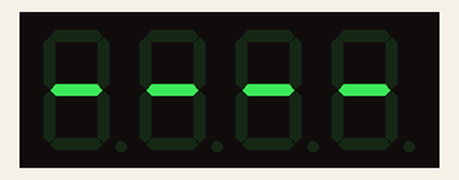
Simulated run of this sketch. Board: Arduino Uno, built with avr-gcc and run on an emulated ATmega328P. On the bench: 4-digit seven-segment display.

Above: at 0.1 s.
At 1.1 s:
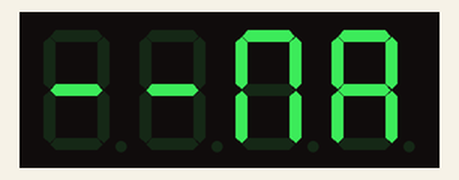
At 1.7 s:
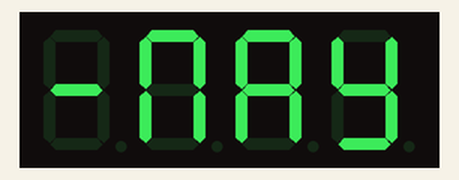
At 2.2 s:
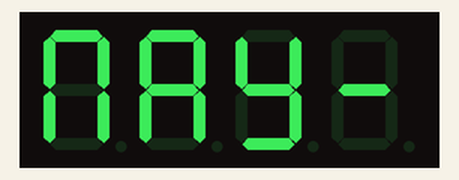
At 3.2 s:
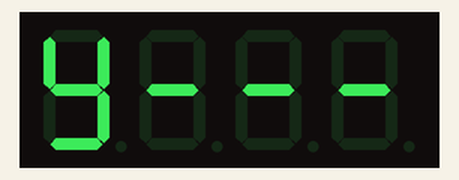
At 8.8 s:
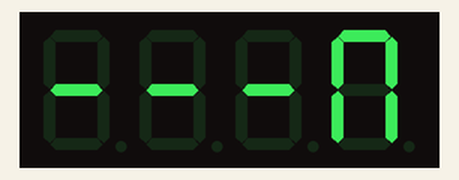

The sketch:

scrollingString.ino
```cpp
#include <Arduino.h>
#include <TM1637Display.h>

// Define the connections pins
#define CLK 2
#define DIO 3
TM1637Display display(CLK, DIO); // Create an instance of the TM1637Display


void setup() {
  display.setBrightness(5);  // Set the display brightness (0-7)
};


void loop() {
  ////// Scroll String
  display.clear();           // Clear the display
  uint8_t data[] = {
      SEG_G,                                  // -
      SEG_G,                                  // -
      SEG_G,                                  // -
      SEG_G,                                  // -
      SEG_A | SEG_B | SEG_C | SEG_E | SEG_F,                  // n
      SEG_A | SEG_B | SEG_C | SEG_E | SEG_F | SEG_G,                      // A
      SEG_B | SEG_C | SEG_D | SEG_F | SEG_G,                 // Y
      SEG_G,                                  // -
      SEG_G,                                  // -
      SEG_G,                                 // -
      SEG_G,                                  // -
      SEG_G                                   // -
  };
  for ( int i=0; i<(sizeof(data)-3); i++ ) {
    display.setSegments(data+i); // Display the data
    delay(500);
  };

  ////// Blink String
  for ( int i=0; i<5; i++ ) {
    display.setSegments(data+4); // Display the data
    delay(400);
    display.clear();             // Clear the display
    delay(250);
  };
};
```

Measured:
- by itself, everything shown: repeats every 8.2 s, in 18 steps
- what the display in image 1 shows lasts 0.5 s, from 1.1 s to 1.6 s
